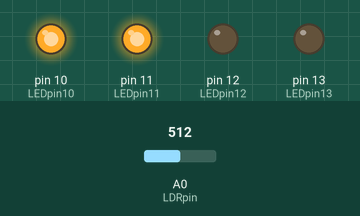
Simulated run of this sketch. Board: Arduino Uno, built with avr-gcc and run on an emulated ATmega328P. Parts: output pins drawn as LEDs (lit = HIGH). The inputs (shaded band) are chosen by the test bench; at power-on: A0 (LDRpin) = 512.

Above: at 1.2 s.
1.3 s: A0 (LDRpin) set to 599
2.8 s: A0 (LDRpin) set to 629
At 4.0 s:
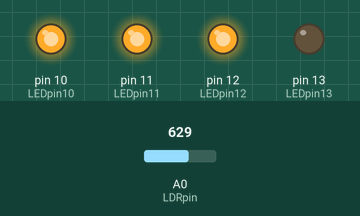
4.3 s: A0 (LDRpin) set to 809
5.8 s: A0 (LDRpin) set to 828
At 6.2 s:
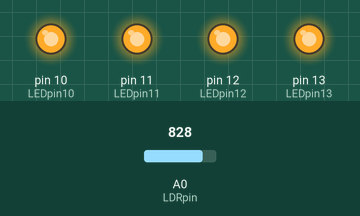
7.3 s: A0 (LDRpin) set to 398
At 8.5 s:
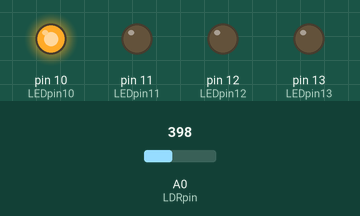
8.8 s: A0 (LDRpin) set to 421
At 9.7 s:
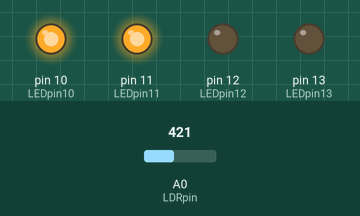
Timing chart, 0 to 11.3 s (numbered marks = the images above; inputs shaded):
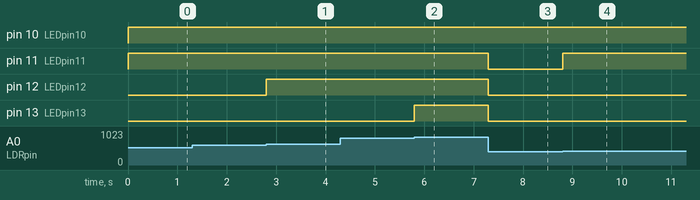

The sketch:

sketch_may06a.ino
```cpp
const int LEDpin13= 13;
const int LEDpin12= 12;
const int LEDpin11= 11;
const int LEDpin10= 10;
const int LDRpin= A0;

void setup() {
  pinMode(LEDpin13,OUTPUT);
  pinMode(LEDpin12,OUTPUT);
  pinMode(LEDpin11,OUTPUT);
  pinMode(LEDpin10,OUTPUT);
  pinMode(LDRpin,INPUT);
}

void loop() {
  int luminosidad= analogRead(LDRpin); //0 y 1023
  if (luminosidad > 816){
    digitalWrite(LEDpin13,HIGH);
    digitalWrite(LEDpin12,HIGH);
    digitalWrite(LEDpin11,HIGH);
    digitalWrite(LEDpin10,HIGH);
    }
  else if (luminosidad > 612){
    digitalWrite(LEDpin13,LOW);
    digitalWrite(LEDpin12,HIGH);
    digitalWrite(LEDpin11,HIGH);
    digitalWrite(LEDpin10,HIGH);
    }
  else if (luminosidad > 408){
    digitalWrite(LEDpin13,LOW);
    digitalWrite(LEDpin12,LOW);
    digitalWrite(LEDpin11,HIGH);
    digitalWrite(LEDpin10,HIGH);
    }
  else if (luminosidad > 204){
    digitalWrite(LEDpin13,LOW);
    digitalWrite(LEDpin12,LOW);
    digitalWrite(LEDpin11,LOW);
    digitalWrite(LEDpin10,HIGH);
  }
  else{
    digitalWrite(LEDpin13,LOW);
    digitalWrite(LEDpin12,LOW);
    digitalWrite(LEDpin11,LOW);
    digitalWrite(LEDpin10,LOW);
   }
}
```

Measured:
- the behaviour switches between 612 and 613 on A0 (LDRpin) (found by bisection; images 0 and 1)
- the behaviour switches between 816 and 817 on A0 (LDRpin) (found by bisection; images 1 and 2)
- the behaviour switches between 408 and 409 on A0 (LDRpin) (found by bisection; images 3 and 4)
- after the input at 1.3 s, every drawn part: stays the same
- after the input at 2.8 s, pin 12 (LEDpin12): LOW → HIGH at once
- after the input at 4.3 s, every drawn part: stays the same
- after the input at 5.8 s, pin 13 (LEDpin13): LOW → HIGH at once
- after the input at 7.3 s, pin 11 (LEDpin11), pin 12 (LEDpin12), pin 13 (LEDpin13): HIGH → LOW at once
- after the input at 8.8 s, pin 11 (LEDpin11): LOW → HIGH at once
